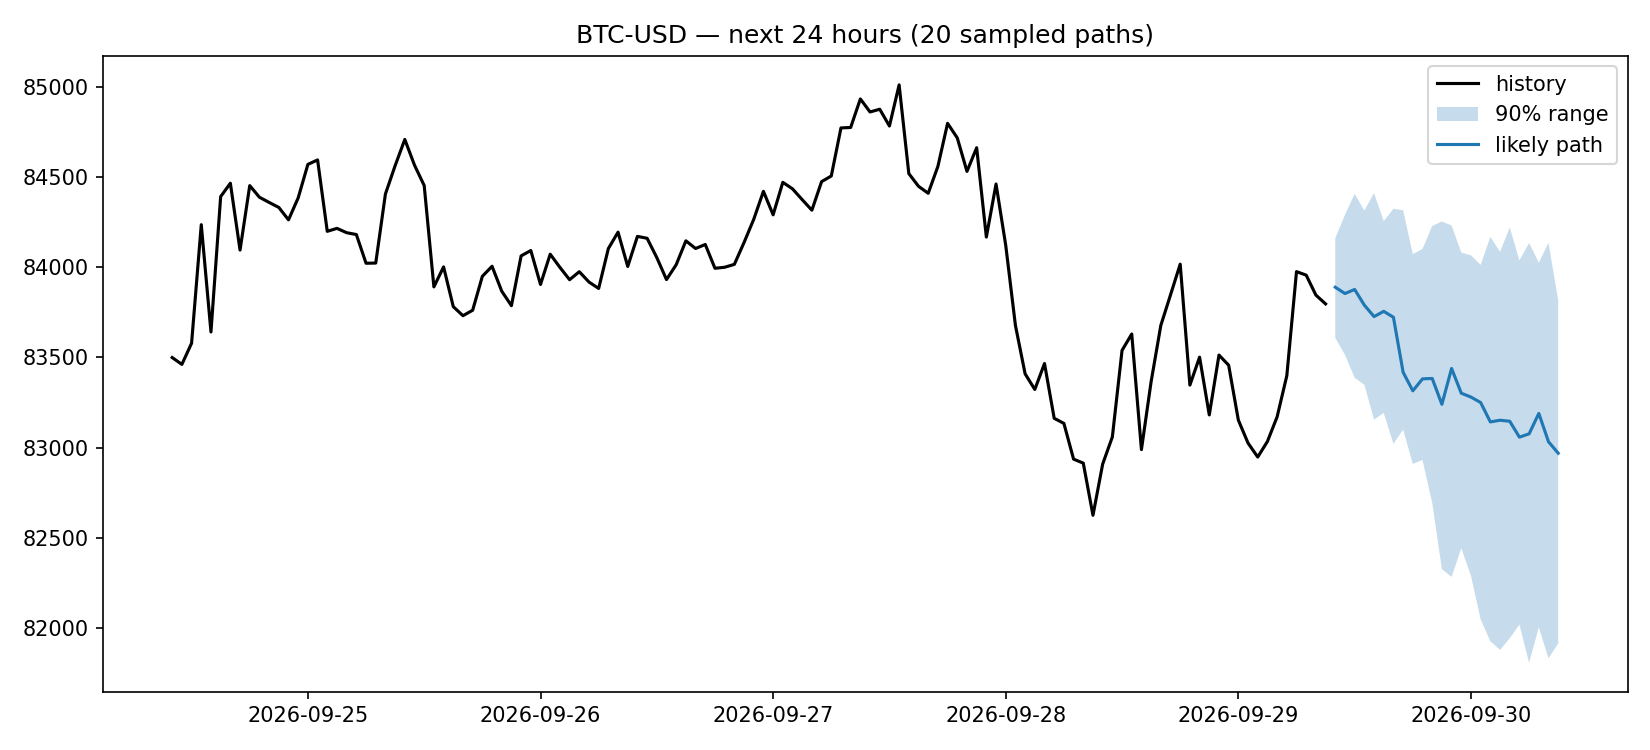

Write Python code to recreate this figure.
import sys
import pandas as pd
import yfinance as yf
import matplotlib.pyplot as plt
import torch
from model import Kronos, KronosTokenizer, KronosPredictor

TICKER = sys.argv[1] if len(sys.argv) > 1 else "BTC-USD"
DAILY = len(sys.argv) > 2 and sys.argv[2] == "daily"      # use "daily" for stocks (hourly stock data has overnight gaps)
LOOKBACK, PATHS = 400, 20                                   # 400 candles of history in, 20 sampled futures out
PRED_LEN = 20 if DAILY else 24                              # next 20 trading days, or next 24 hours
INTERVAL, PERIOD, STEP = ("1d", "3y", pd.offsets.BDay(1)) if DAILY else ("1h", "60d", pd.Timedelta(hours=1))

# 1. Pull candles
raw = yf.download(TICKER, period=PERIOD, interval=INTERVAL, progress=False, auto_adjust=False)
raw.columns = [c[0].lower() if isinstance(c, tuple) else c.lower() for c in raw.columns]
df = raw[["open", "high", "low", "close", "volume"]].dropna().tail(LOOKBACK).reset_index()
df = df.rename(columns={df.columns[0]: "timestamps"})
df["timestamps"] = pd.to_datetime(df["timestamps"]).dt.tz_localize(None)

# 2. Load the model (downloads from Hugging Face on first run)
tokenizer = KronosTokenizer.from_pretrained("NeoQuasar/Kronos-Tokenizer-base")
model = Kronos.from_pretrained("NeoQuasar/Kronos-base")
# NVIDIA GPU if you have one, otherwise CPU (Apple "mps" currently crashes in this model)
device = "cuda:0" if torch.cuda.is_available() else "cpu"
predictor = KronosPredictor(model, tokenizer, device=device, max_context=512)

x_ts = df["timestamps"]
y_ts = pd.Series([x_ts.iloc[-1] + STEP * (i + 1) for i in range(PRED_LEN)])

# 3. Sample many possible futures -> that spread IS the uncertainty
paths = []
for _ in range(PATHS):
    pred = predictor.predict(df=df[["open", "high", "low", "close", "volume"]], x_timestamp=x_ts,
                             y_timestamp=y_ts, pred_len=PRED_LEN, T=1.0, top_p=0.9, sample_count=1, verbose=False)
    paths.append(pred["close"].values)
closes = pd.DataFrame(paths, columns=y_ts)
band = pd.DataFrame({"low_5%": closes.quantile(0.05), "likely_50%": closes.median(), "high_95%": closes.quantile(0.95)})
print(band.round(2).to_string())

# 4. Plot history + range + likely path
plt.figure(figsize=(11, 5))
plt.plot(x_ts.tail(120), df["close"].tail(120), color="black", label="history")
plt.fill_between(y_ts, band["low_5%"], band["high_95%"], alpha=0.25, label="90% range")
plt.plot(y_ts, band["likely_50%"], label="likely path")
plt.title(f"{TICKER} — next {PRED_LEN} {'trading days' if DAILY else 'hours'} ({PATHS} sampled paths)")
plt.legend(); plt.tight_layout(); plt.savefig("forecast.png", dpi=150)
print("saved forecast.png")
